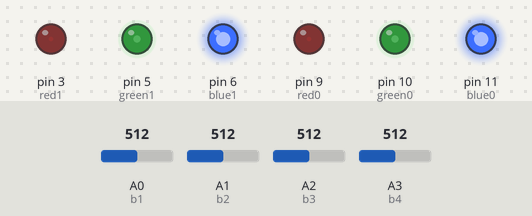
Bench run of a sketch on a simulated Arduino Uno, built with avr-gcc and run on an emulated ATmega328P. On the bench: output pins drawn as LEDs (lit = HIGH). The inputs (shaded band) are chosen by the test bench; at power-on: A1 (b2) = 512, A2 (b3) = 512, A0 (b1) = 512, A3 (b4) = 512.

Above: at 1.3 s.
1.4 s: A1 (b2) set to 111
2.9 s: A1 (b2) set to 90
At 3.37 s:
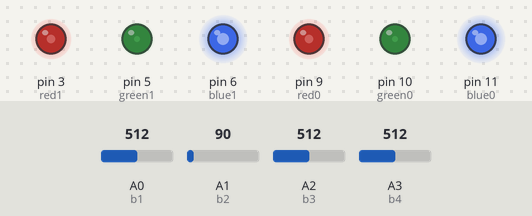
5.9 s: A1 (b2) set to 110
At 7.2 s:
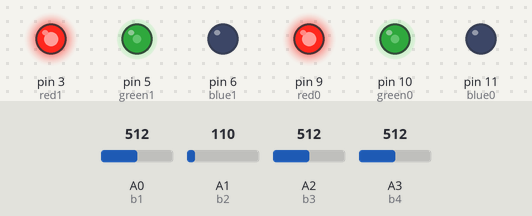
7.5 s: A2 (b3) set to 110
9.0 s: A2 (b3) set to 95
At 9.38 s:
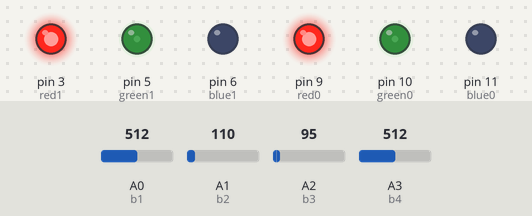
12.0 s: A2 (b3) set to 306
At 13.4 s:
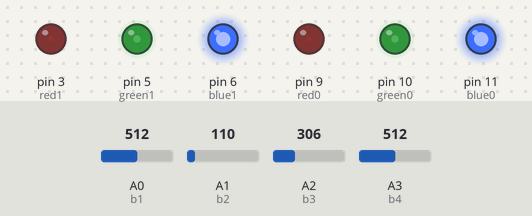
Timing chart, 0 to 14.5 s (numbered marks = the images above; inputs shaded):
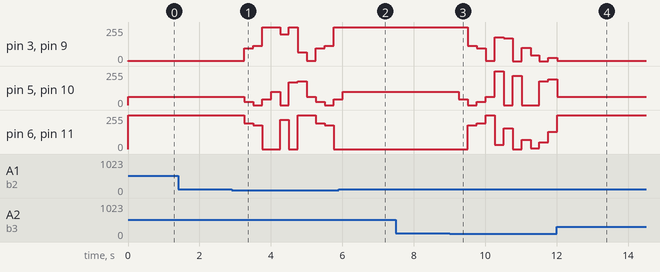

The sketch:

control_board_code_v1.ino
```cpp
//button inputs
#define b1 A0
#define b2 A1
#define b3 A2
#define b4 A3
//color pins - zone 0
#define red0 9
#define green0 10
#define blue0 11
//color pins - zone 1
#define red1 3
#define green1 5
#define blue1 6

int buttonState1 = 0;
int buttonState2 = 0;
int buttonState3 = 0;
int buttonState4 = 0;
//R[0] value goes with G[0] and B[0] and so on, simply add or replace values in each array for new colors
int R[] = {3, 95, 115, 255, 255, 199,255, 64};
  int G[] = {61, 25, 0, 43, 100, 0,171,178};
  int B[] = {255, 195, 180, 0, 0, 219,0,255};

  int currentR;
  int currentG;
  int currentB;
  int looper = 0;

void setup() {
  Serial.begin(9600);
  pinMode(b1, INPUT);
  pinMode(b2, INPUT);
  pinMode(b3, INPUT);
  pinMode(b4, INPUT);

  pinMode(red0, OUTPUT);
  pinMode(green0, OUTPUT);
  pinMode(blue0, OUTPUT);
  pinMode(red1, OUTPUT);
  pinMode(green1, OUTPUT);
  pinMode(blue1, OUTPUT);


}

void loop() {


  looper = looper % 8;
  currentR = R[looper];
  currentG = G[looper];
  currentB = B[looper];

  setColor(currentR,currentG,currentB);


  buttonState1 = analogRead(b1);
  buttonState2 = analogRead(b2);
  buttonState3 = analogRead(b3);
  buttonState4 = analogRead(b4);

  if (buttonState3 > 100) {
    delay(250);
    looper = looper + 1;
  }
  if (buttonState2 > 100) {
    delay(250);
    looper = looper - 1;
  }


}


void setColor(int red, int green, int blue)
{

  analogWrite(red0, red);
  analogWrite(green0, green);
  analogWrite(blue0, blue);
  analogWrite(red1, red);
  analogWrite(green1, green);
  analogWrite(blue1, blue);
}
```

Measured:
- the behaviour switches between 101 and 100 on A1 (b2) (found by bisection; images 0 and 1)
- the behaviour switches between 101 and 100 on A2 (b3) (found by bisection; images 2 and 3)
- after the input at 1.4 s, every drawn part: stays the same
- after the input at 5.9 s, pin 3 (red1), pin 9 (red0): stops changing and stays 255/255; pin 5 (green1), pin 10 (green0): goes on until 6.0 s, then stays 100/255; pin 6 (blue1), pin 11 (blue0): stays 0/255 (without the input it goes to 219/255 after 0.36 s)
- after the input at 7.5 s, every drawn part: stays the same
- after the input at 9.0 s, pin 3 (red1): 255/255 → 115/255 after 0.51 s, → 95/255 0.25 s later, → 3/255 0.25 s later, → 178/255 0.25 s later, … (10 changes in this stretch); pin 5 (green1): 100/255 → 43/255 after 0.26 s, → 0/255 0.25 s later, → 25/255 0.25 s later, → 61/255 0.25 s later, … (10 changes in this stretch)
- after the input at 12.0 s, pin 3 (red1), pin 9 (red0): goes on until 12.0 s, then stays 3/255; pin 5 (green1), pin 10 (green0): goes on until 12.0 s, then stays 61/255; pin 6 (blue1), pin 11 (blue0): goes on until 12.0 s, then stays 255/255
